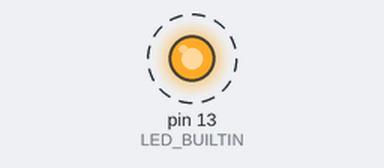
The sketch below on a simulated Arduino Uno, built with avr-gcc and run on an emulated ATmega328P. Shown: output pins drawn as LEDs (lit = HIGH). Dashed ring = blinking. What the sketch prints to the serial monitor is not drawn.

Above: at 3.2 s.
Timing chart, 0 to 6.0 s (numbered marks = the images above):
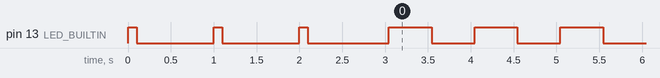

The sketch:

verify_all_sensors_operational.ino
```cpp
#include <Arduino.h>
#include <Wire.h>
#include "DFRobot_AHT20.h"

// --- Professional Types ---
enum class SensorType { ANALOG, I2C };

struct SensorConfig {
    const char* label;
    const char* name;
    SensorType type;
    int pinD;
    const char* pinA;
};

// Configuration for Arduino UNO R4 WiFi
static const SensorConfig SENSOR_MAP[] = {
    {"ANALOG", "Smoke", SensorType::ANALOG, 14, "A0"},
    {"ANALOG", "VOC",   SensorType::ANALOG, 15, "A1"},
    {"ANALOG", "CO",    SensorType::ANALOG, 16, "A2"},
    {"ANALOG", "Flame", SensorType::ANALOG, 17, "A3"},
    {"I2C",    "AHT20", SensorType::I2C,    18, "A4/A5"}
};

DFRobot_AHT20 aht;

void printCell(String text, int width, bool last = false) {
    Serial.print(text);
    for (int i = text.length(); i < width; i++) Serial.print(" ");
    if (!last) Serial.print(" | ");
}

void printDivider() {
    Serial.println("+------------+----------+------------+----------+");
}

void setup() {
    Serial.begin(115200);
    pinMode(LED_BUILTIN, OUTPUT);

    // Boot-up sync
    for(int i = 0; i < 3; i++) {
        digitalWrite(LED_BUILTIN, HIGH); delay(100);
        digitalWrite(LED_BUILTIN, LOW);  delay(900);
    }

    Serial.println("\n[SYSTEM] Initializing Hardware Self-Test...");
    Serial.println();

    printDivider();
    printCell(" TYPE", 10); printCell("NAME", 8); printCell("PIN", 10); printCell("STATUS", 8, true);
    Serial.println();
    printDivider();

    bool allSystemOk = true;
    String failedList = "";

    for (const auto& s : SENSOR_MAP) {
        bool currentPassed = false;
        String pinDesc = String(s.pinD) + " (" + s.pinA + ")";

        if (s.type == SensorType::ANALOG) {
            int val = analogRead(s.pinD);
            if (val > 1 && val < 1024) currentPassed = true;
        }
        else if (s.type == SensorType::I2C) {
            Wire.begin();
            Wire.beginTransmission(0x38);
            if (Wire.endTransmission() == 0 && aht.begin() == 0) {
                currentPassed = true;
            }
        }

        String statusStr = currentPassed ? "[ OK ]" : "[FAIL]";
        printCell(" " + String(s.label), 10);
        printCell(s.name, 8);
        printCell(pinDesc, 10);
        printCell(statusStr, 8, true);
        Serial.println();

        if (!currentPassed) {
            allSystemOk = false;
            if (failedList.length() > 0) failedList += ", ";
            failedList += s.name;
        }
    }
    printDivider();

    // --- SYSTEM LOG SUMMARY ---
    Serial.println();
    if (allSystemOk) {
        Serial.println(">>> LOG: SYSTEM STATUS [PASS]");
        Serial.println(">>> All sensors are operational and within expected parameters.");
    } else {
        Serial.println(">>> LOG: SYSTEM STATUS [FAULT]");
        Serial.print(">>> CRITICAL: The following sensors are NOT working: ");
        Serial.println(failedList);
        Serial.println(">>> ACTION: Check physical connections and power for the listed sensors.");
    }
    Serial.println();
}

void loop() {
    digitalWrite(LED_BUILTIN, !digitalRead(LED_BUILTIN));
    delay(500);
}
```

Measured:
- by itself, pin 13 (LED_BUILTIN): moves between LOW and HIGH, repeating every 13.0 s
